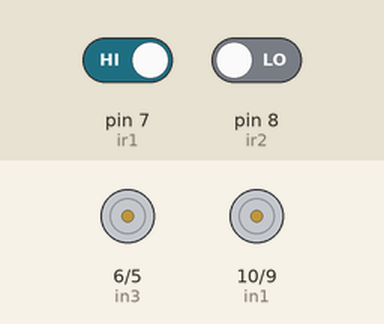
Recording of a sketch running on a simulated Arduino Uno, built with avr-gcc and run on an emulated ATmega328P. Parts: motor-driver pin pairs drawn as motors (green arrow = first pin HIGH = forward, orange = second pin HIGH = backward, longer = more drive). The test bench sets the inputs (shaded band); at power-on: pin 8 (ir2) LOW, pin 7 (ir1) HIGH.

Above: at 1.2 s.
1.3 s: pin 8 (ir2) driven HIGH
At 1.9 s:
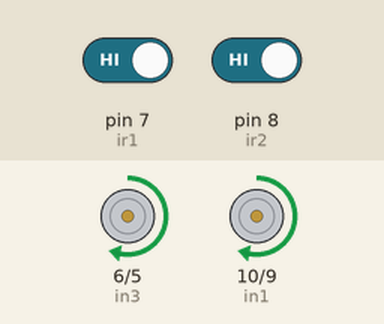
2.8 s: pin 7 (ir1) driven LOW
At 4.0 s:
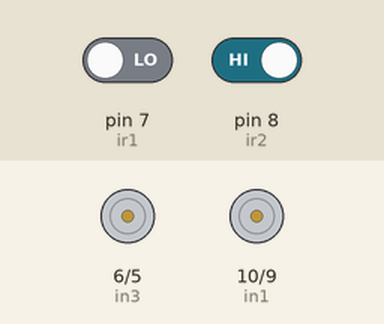
4.3 s: pin 7 (ir1) driven HIGH
At 5.4 s:
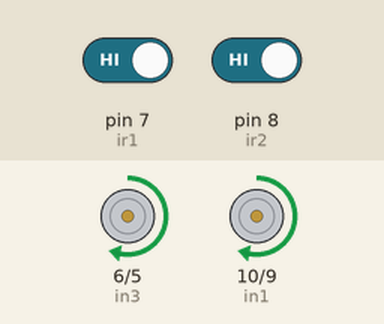
5.8 s: pin 8 (ir2) driven LOW
At 6.5 s:
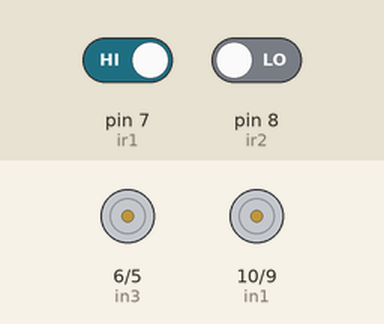
Timing chart, 0 to 8.3 s (numbered marks = the images above; inputs shaded):
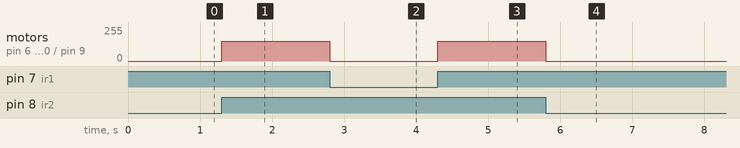

Measured:
- after the input at 1.3 s, motor on pin 6 (in3) / pin 5 (in4), motor on pin 10 (in1) / pin 9 (in2): stopped → forward 150/255 at once
- after the input at 2.8 s, motor on pin 6 (in3) / pin 5 (in4), motor on pin 10 (in1) / pin 9 (in2): forward 150/255 → stopped at once
- after the input at 4.3 s, motor on pin 6 (in3) / pin 5 (in4), motor on pin 10 (in1) / pin 9 (in2): stopped → forward 150/255 at once
- after the input at 5.8 s, motor on pin 6 (in3) / pin 5 (in4), motor on pin 10 (in1) / pin 9 (in2): forward 150/255 → stopped at once

The sketch:

ir_sensor_test.ino
```cpp
//in1, in2, in3, in4 means motor control

int ir1 = 7;
int ir2 = 8;
int in1 = 10;
int in2 = 9;
int in3 = 6;
int in4 = 5;

void setup() {
  pinMode (ir1, INPUT);
  pinMode (ir2, INPUT);
  pinMode (in1, OUTPUT);
  pinMode (in2, OUTPUT);
  pinMode (in3, OUTPUT);
  pinMode (in4, OUTPUT);
  //Serial.begin(9600);
}

void loop() {
  int x = digitalRead (ir1);
  int y = digitalRead (ir2);


  if (x == 0 or y == 0) {
    analogWrite (in1, 0);
    analogWrite (in2, 0);
    analogWrite (in3, 0);
    analogWrite (in4, 0);
  }

  else if (x == 1 and y == 1) {
    analogWrite (in1, 150);
    analogWrite (in2, 0);
    analogWrite (in3, 150);
    analogWrite (in4, 0);
  }

  //Serial.print ("ir1_value: ");
  //Serial.print (x);
  //Serial.print ("   ");
  //Serial.print ("ir2_value: ");
  //Serial.println (y);
  //delay (500);
}
```
